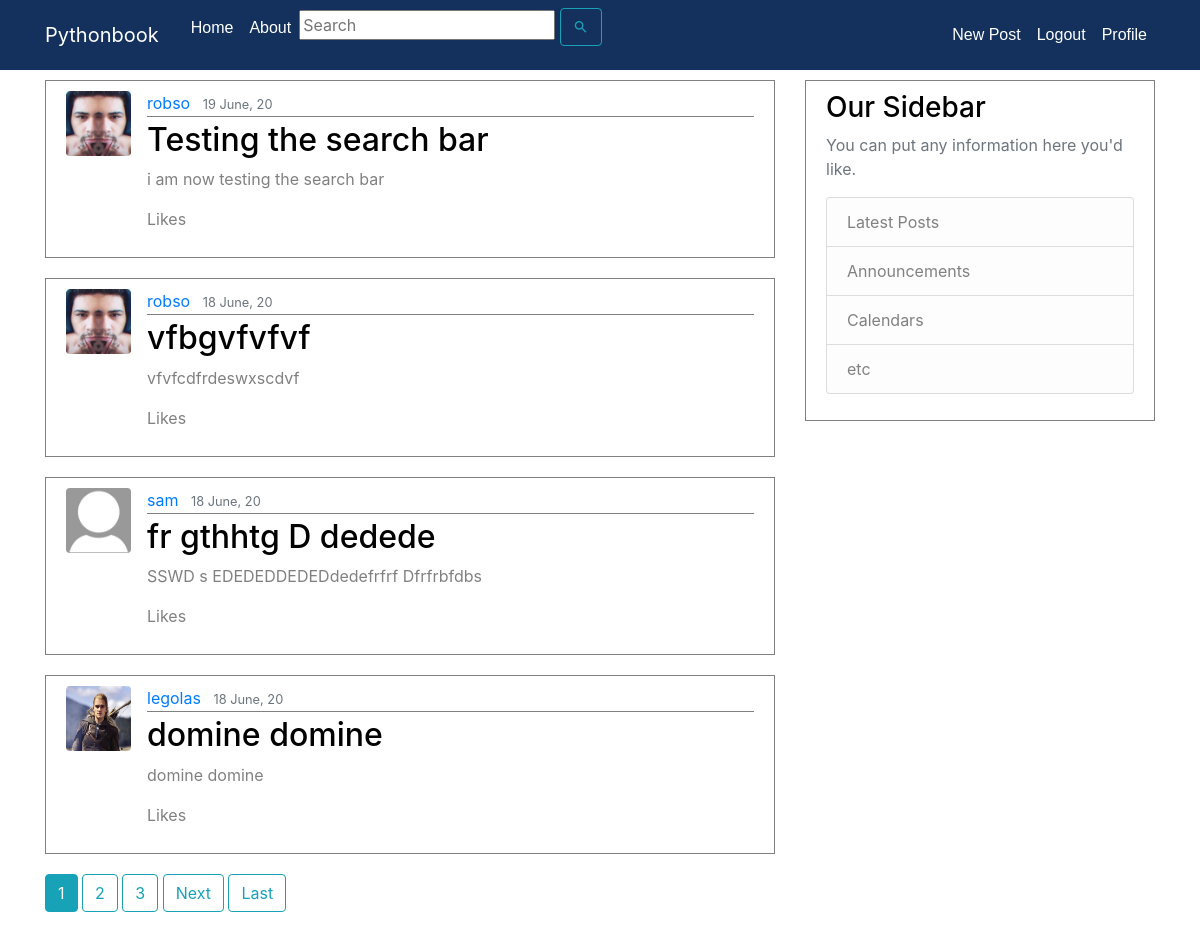
The app's page / (signed in) with its own data.
### blog/models.py (models this page shows, shortened)
class Post(models.Model):
    title = models.CharField(max_length=100)
    content = models.TextField()
    date_posted = models.DateTimeField(default=timezone.now)
    author = models.ForeignKey(User, on_delete=models.CASCADE, related_name='author')

### users/models.py (models this page shows, shortened)
class Profile(models.Model):
    user = models.OneToOneField(User, on_delete=models.CASCADE)
    image = models.ImageField(default='default.jpg', upload_to='profile_pics')

### blog/views.py (the view)
# urls.py: path('', PostListView.as_view(), name='blog-home'),
class PostListView(ListView):
    model = Post
    template_name = 'blog/home.html'  # <app> / <model>_<viewtype>.html
    context_object_name = 'posts'
    ordering = ['-date_posted']
    paginate_by = 4

### blog/templates/blog/home.html (shortened to what this page needs)
{% extends "blog/base.html" %}
{% block content %}
    {% for post in posts %}
        <article class="media content-section">
          <img class="rounded article-img" src="{{ post.author.profile.image.url }}">
            <div class="media-body">
            <div class="article-metadata">
              <a class="mr-2" href="{% url 'user-posts' post.author.username %}">{{ post.author }}</a>
              <small class="text-muted">{{ post.date_posted|date:"d F, y" }}</small>
            </div>
            <h2><a class="article-title" href="{% url 'post-detail' post.id %}">{{ post.title }}</a></h2>
            <p class="article-content">{{ post.content }}</p>
                <p class="article-content">{{ instance.likes.count }} Likes</p>
          </div>
        </article>
    {% endfor %}
    {% if is_paginated %}
        {% for num in page_obj.paginator.page_range %}
            {% if page_obj.number == num %}
                <a class="btn btn-info mb-4" href="?page={{ num }}">{{ num }}</a>
            {% elif num > page_obj.number|add:'-3' and num < page_obj.number|add:'3' %}
                <a class="btn btn-outline-info mb-4" href="?page={{ num }}">{{ num }}</a>
            {% endif %}
        {% endfor %}
        {% if page_obj.has_next %}
            <a class="btn btn-outline-info mb-4" href="?page={{ page_obj.next_page_number }}">Next</a>
            <a class="btn btn-outline-info mb-4" href="?page={{ page_obj.paginator.num_pages }}">Last</a>
        {% endif %}
    {% endif %}
{% endblock content %}

### blog/static/blog/main.css (style rules this page uses)
body { background: white; color: grey; margin-top: 5rem; }
h1, h2, h3, h4, h5, h6 { color: black; }
.content-section { color:grey; padding: 10px 20px; border: 1px solid; margin-bottom: 20px; }
.article-title { color: black; }
.article-content { color: grey; white-space: pre-line; }
.article-img { height: 65px; width: 65px; margin-right: 16px; }
.article-metadata { padding-bottom: 1px; margin-bottom: 4px; border-bottom: 1px solid gray; }

### records on screen
Post: author.profile.image (picture), author "robso", date_posted "19 June, 20", title "Testing the search bar", content "i am now testing the search bar"
Post: author.profile.image (picture), author "robso", date_posted "18 June, 20", title "vfbgvfvfvf", content "vfvfcdfrdeswxscdvf"
Post: author.profile.image (placeholder picture), author "sam", date_posted "18 June, 20", title "fr gthhtg D dedede", content "SSWD s EDEDEDDEDEDdedefrfrf Dfrfrbfdbs"
Post: author.profile.image (picture), author "legolas", date_posted "18 June, 20", title "domine domine", content "domine domine"

### other values on screen
{{ num }} "1"
{{ num }} "2" "3"
